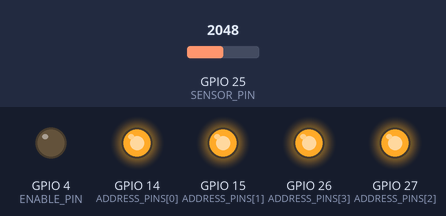
The program below on a simulated ESP32. On the bench: output pins drawn as LEDs (lit = HIGH). The test bench sets the inputs (shaded band); at power-on: GPIO 25 (SENSOR_PIN) = 2048. Nothing arrives over Bluetooth unless stated; what the program prints to the serial monitor is not drawn.

Above: at 0.1 s.
Timing chart, 0 to 1.6 s (numbered marks = the images above):
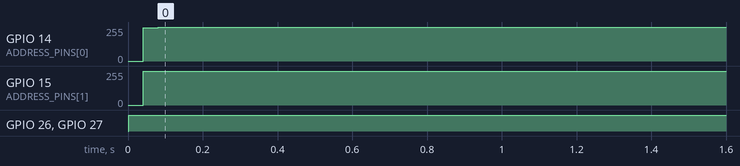

The program:

main.cpp
```cpp
#include <Arduino.h>

#include "BluetoothSerial.h"

// ... Bluetooth Check
#if !defined(CONFIG_BT_ENABLED) || !defined(CONFIG_BLUEDROID_ENABLED)
#error Bluetooth is not enabled!
#endif

#if !defined(CONFIG_BT_SPP_ENABLED)
#error Serial Bluetooth not available or not enabled.
#endif

#define USE_PIN

const char *BT_PIN = "1234";
const char *DEVICE_NAME = "SMART_INSOLE_RIGHT";
const uint8_t ADDRESS_PINS[] = {14, 15, 27, 26};
const uint8_t SENSOR_PIN = 25;
const uint8_t ENABLE_PIN = 4;
uint16_t pressureValues[16];
char serializedPressureValues[100];

BluetoothSerial SerialBT;

void readValuesFromMUX(const uint8_t *addressPins, const uint8_t sensorPin,
                       uint16_t *sensorValues);
void serializePressureValues(char *buffer, uint16_t *pressureValues,
                             size_t nValues);
void printPressureValues();

void setup() {
    Serial.begin(115200);
    SerialBT.begin(DEVICE_NAME);
    Serial.printf("Deive %s is now Available\n", DEVICE_NAME);

#ifdef USE_PIN
    SerialBT.setPin(BT_PIN);
#endif

    // ... Enable MUX
    pinMode(ENABLE_PIN, OUTPUT);
    digitalWrite(ENABLE_PIN, LOW);

    // ... Configure MUX
    for (int i = 0; i < 4; ++i) {
        pinMode(ADDRESS_PINS[i], OUTPUT);
    }
}

void loop() {
    readValuesFromMUX(ADDRESS_PINS, SENSOR_PIN, pressureValues);
    serializePressureValues(serializedPressureValues, pressureValues, 16);
    SerialBT.println(serializedPressureValues);
    delay(1000);
}

void readValuesFromMUX(const uint8_t *addressPins, const uint8_t sensorPin,
                       uint16_t *sensorValues) {
    for (int ch = 0; ch < 16; ++ch) {
        for (int i = 0; i < 4; ++i) {
            digitalWrite(addressPins[i], bitRead(ch, i));
        }
        sensorValues[ch] = analogRead(sensorPin);
    }
}

void serializePressureValues(char *buffer, uint16_t *pressureValues,
                             size_t nValues) {
    buffer[0] = '\0';
    sprintf(buffer, "R: ");
    for (int i = 0; i < nValues; ++i) {
        sprintf(buffer + strlen(buffer), "%d", pressureValues[i]);
        if (i != nValues - 1) {
            sprintf(buffer + strlen(buffer), ",");
        }
    }
}

void printPressureValues() {
    for (int i = 0; i < 16; ++i) {
        Serial.print(pressureValues[i]);
        if (i < 15) Serial.print(",");
    }
    Serial.println();
}
```

Measured:
- by itself, GPIO 14 (ADDRESS_PINS[0]), GPIO 15 (ADDRESS_PINS[1]): 0/255 → 255/255 at 0.04 s
- by itself, GPIO 26 (ADDRESS_PINS[3]), GPIO 27 (ADDRESS_PINS[2]): LOW → HIGH at 0.00 s
